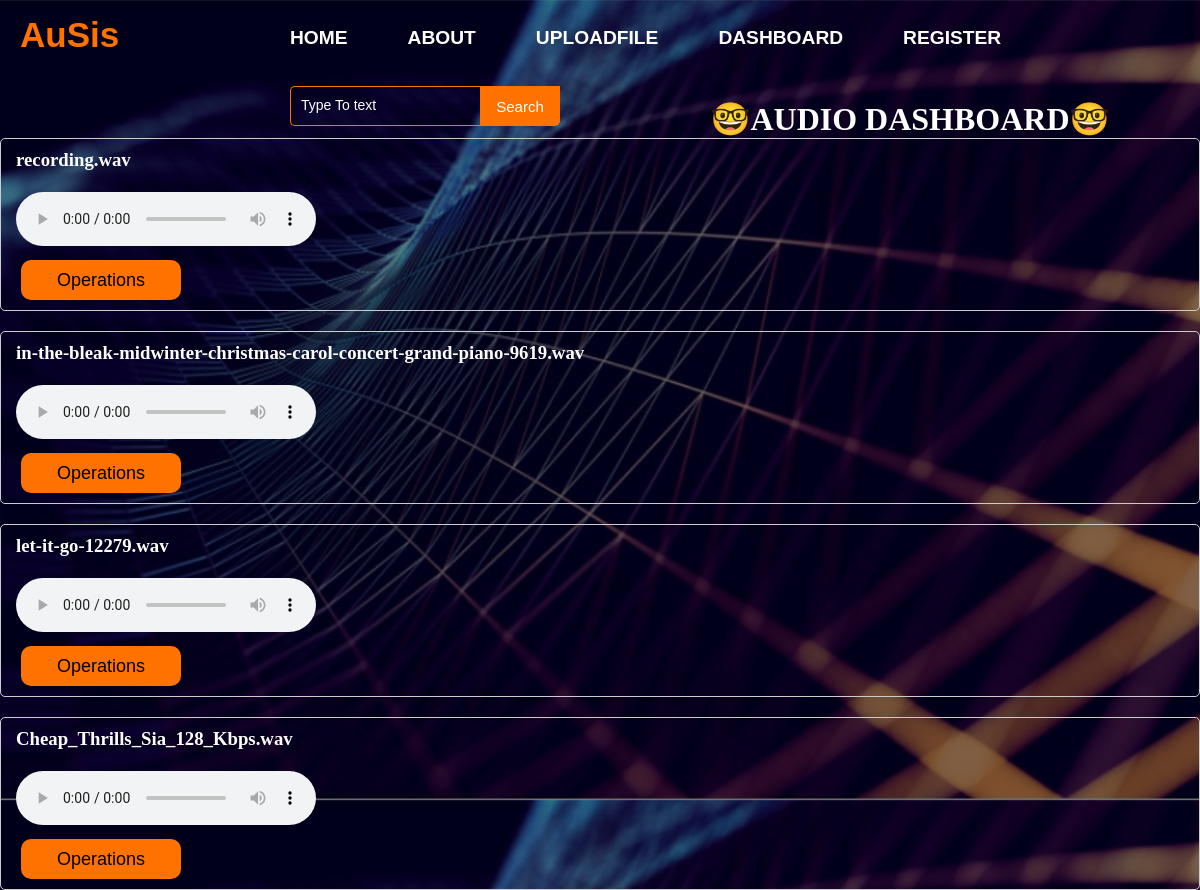
Page /dashboard on the earlier database version.
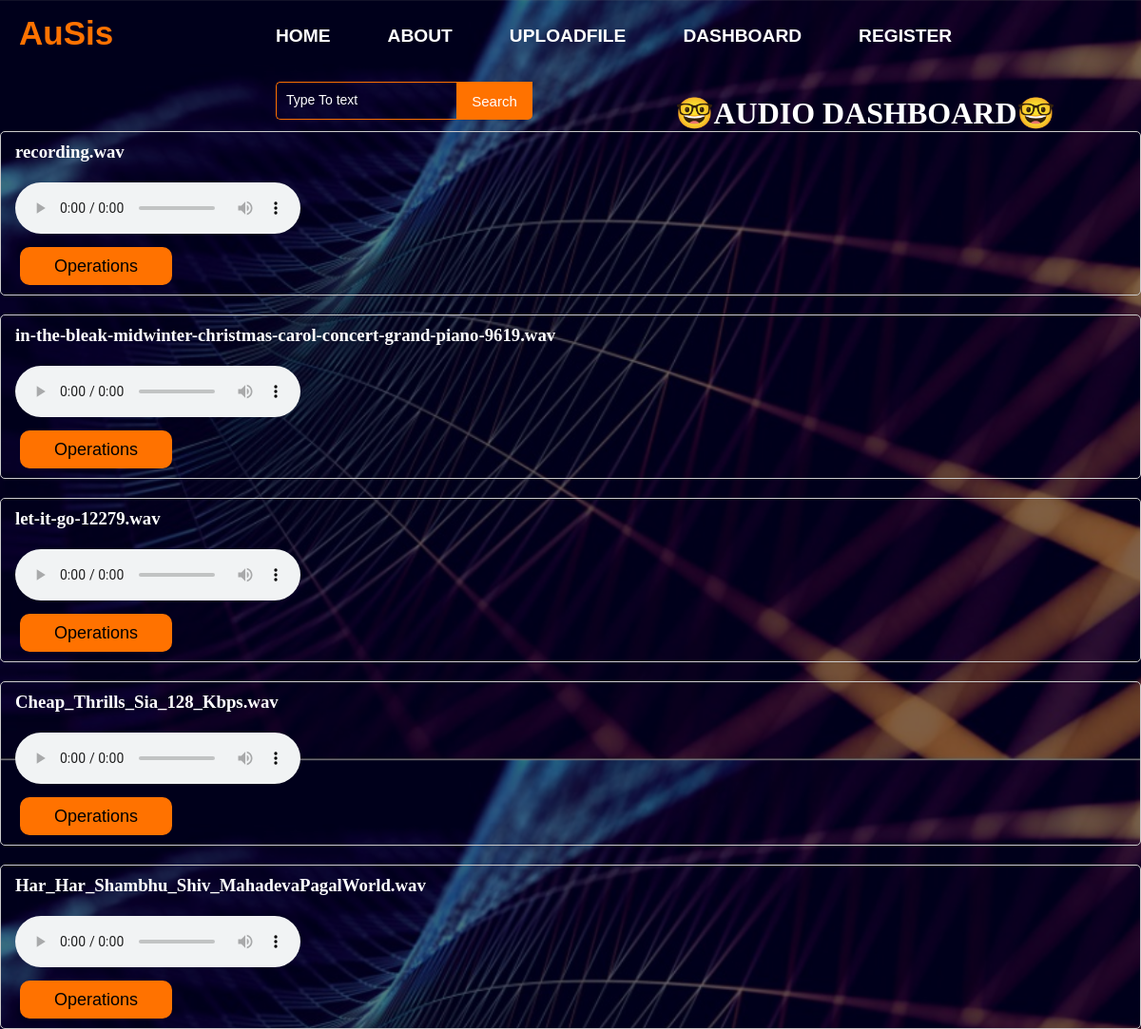
Same page on the later database version.
### database.py (models this page shows, shortened)
class audio(Base):
    __tablename__ = 'audio'
    id = Column(Integer, primary_key=True)
    name = Column(String(250), nullable=False)
    audio_file = Column(String(250), nullable=False)
    date = Column(DateTime, default=datetime.utcnow)

### mainserver.py (the view)
@app.route('/dashboard')
def dashboard():
    db = getdb()
    audios = db.query(audio).all()
    db.close()
    return render_template('dashboard.html', audios=audios, title='Dashboard')

### mainserver.py (called while the page is built)
def getdb():
    engine = create_engine('sqlite:///project.sqlite')
    DBSession = sessionmaker(bind=engine)
    session = scoped_session(DBSession)
    return session

### templates/dashboard.html (shortened to what this page needs)
<!doctype html>
<html lang="en">
<head>
    <link rel="stylesheet" href="/static/css/style.css">
    <link rel="stylesheet" href="/static/css/dashboard.css">
</head>
<body>
    <main>
        <div class="navbar">
            <div class="icon">
                <h2 class="logo">AuSis</h2>
            </div>
           {% include "navbar.html" %}
            <div class="search">
                <input class="srch" type="search" name="" placeholder="Type To text">
                <a href="#"> <button class="btn">Search</button></a>
            </div>
        </div>
        <div class="container">
            <h1 align="center">🤓AUDIO DASHBOARD🤓</h1>
            <div class="row my-10">
                <div class="col-md-5 mx-auto">
                    <div class="container-fluid">
                        <div class="row">
                            {% for item in audios %}
                            <div class="col-md-5 mb-3">
                                <div class="card">
                                    <div class="card-header">
                                        <h6 >{{item.name}}</h6>
                                    </div>
                                <div class="card-body">
                                    <audio controls >
                                        <source src="{{item.audio_file}}" type="audio/mpeg">
                                    </audio>
                                </div>
                                <div class="card-footer">
                                    <button class="cn"><a href="/audio/operations/{{item.id}}">Operations</a></button>
                                </div>
                            </div>
                            {% endfor %}
                        </div>
                    </div>
                </div>
            </div>
        </div>
    </main>
</body>
</html>

Differences in the rows shown:
added audio: name "Har_Har_Shambhu_Shiv_MahadevaPagalWorld.wav"
